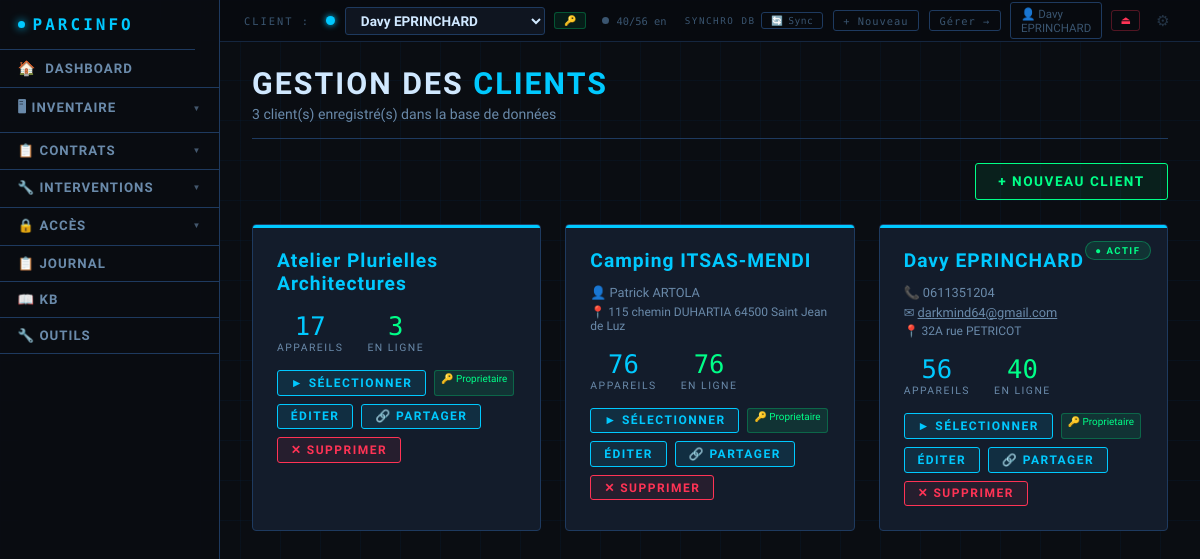
Screenshot of /clients (signed in) with the database file from the repository.
### tables this page shows
CREATE TABLE clients (
        id INTEGER PRIMARY KEY AUTOINCREMENT,
        nom TEXT NOT NULL DEFAULT '',
        contact TEXT DEFAULT '',
        telephone TEXT DEFAULT '',
        email TEXT DEFAULT '',
        adresse TEXT DEFAULT '',
        notes TEXT DEFAULT '',
        couleur TEXT DEFAULT '#00c9ff',
        date_creation TEXT DEFAULT '',
        date_maj TEXT DEFAULT '', auth_user_id INTEGER DEFAULT NULL);

### app.py (the view)
@app.route('/clients')
@login_required
def liste_clients():
    clients = get_clients()   # filtre par user + champ acces
    conn = get_db()
    for cl in clients:
        cl['nb_appareils'] = conn.execute('SELECT COUNT(*) FROM appareils WHERE client_id=?', (cl['id'],)).fetchone()[0]
        cl['nb_actifs']    = conn.execute('SELECT COUNT(*) FROM appareils WHERE client_id=? AND en_ligne=1', (cl['id'],)).fetchone()[0]
    conn.close()
    return render_template('clients.html', clients=clients, client_actif_id=get_client_id())

### app.py (called while the page is built)
@app.context_processor
def inject_auth_context():
    u = None
    uid = session.get('auth_user_id')
    if uid:
        try:
            conn = get_db()
            u = row_to_dict(conn.execute('SELECT id,login,nom,prenom,role,logo_fichier FROM auth_users WHERE id=?', (uid,)).fetchone() or {})
            conn.close()
        except Exception:
            logger.exception('Erreur inject_auth_context')
    return dict(auth_user=u)

@app.context_processor
def inject_csrf_token():
    return dict(csrf_token=_get_csrf_token())

@app.context_processor
def inject_dynamic_css():
    user = get_auth_user()
    auth_user_id = user['id'] if user else None
    dynamic_css = _generate_dynamic_css(auth_user_id=auth_user_id)
    return dict(dynamic_css=dynamic_css)

@app.before_request
def csrf_protect():
    validate_csrf_request()

@app.template_filter('type_css')
def type_css_filter(t):
    import re as _re
    if t in _TYPE_CSS_MAP:
        return _TYPE_CSS_MAP[t]
    key = _re.sub(r'[^a-z0-9]', '', str(t).lower())[:16]
    return key or 'autre'

@app.context_processor
def inject_cfg():
    types = get_liste('types_appareils')
    user = get_auth_user()
    auth_user_id = user['id'] if user else None
    cfg = cfg_all(auth_user_id=auth_user_id)
    type_badges = {}
    for t in types:
        k = type_css_filter(t)
        if k not in type_badges:
            val = cfg.get(f'type_badge_{k}', '')
            if val:
                type_badges[k] = val[:3].upper()
            else:
                type_badges[k] = _TYPE_BADGE_DEFAULTS.get(k, k[:3].upper() or 'AUT')
    return {
        'cfg': cfg,
        'types_appareils_ctx': types,
        'type_css_defaults': _TYPE_CSS_DEFAULTS,
        'type_badge_defaults': _TYPE_BADGE_DEFAULTS,
        'type_badges': type_badges,
    }

@app.before_request
def _auto_start_sync():
    global _sync_init_done
    if not _sync_init_done:
        _sync_init_done = True
        if cfg_get('db_type') == 'sync':
            _start_sync_thread()

### auth_utils.py (called while the page is built)
def get_auth_user():
    from database import get_db, row_to_dict
    uid = session.get('auth_user_id')
    if not uid:
        return None
    conn = get_db()
    u = conn.execute('SELECT * FROM auth_users WHERE id=? AND actif=1', (uid,)).fetchone()
    conn.close()
    return row_to_dict(u) if u else None

def get_csrf_token() -> str:
    if 'csrf_token' not in session:
        session['csrf_token'] = secrets.token_hex(32)
    return session['csrf_token']

### database.py (called while the page is built)
def get_local_db():
    return _local_db()

### templates/clients.html (shortened to what this page needs)
{% extends "base.html" %}
{% block content %}
<div class="page-header">
    <h1>Gestion des <span>Clients</span></h1>
    <p>{{ clients|length }} client(s) enregistré(s) dans la base de données</p>
</div>
<div class="actions-row">
    <a href="/client/nouveau" class="btn btn-success">+ Nouveau client</a>
</div>
{% if clients %}
<div class="grid-3">
    {% for cl in clients %}
    <div class="client-card">
        <div class="accent-bar" style="background: {{ cl.couleur or '#00c9ff' }};"></div>
        {% if cl.id == client_actif_id %}
        <div class="client-actif-badge">&#9679; Actif</div>
        {% endif %}
        <div class="client-nom" style="color: {{ cl.couleur or '#00c9ff' }}">{{ cl.nom }}</div>
        {% if cl.contact %}<div class="meta">&#128100; {{ cl.contact }}</div>{% endif %}
        {% if cl.telephone %}<div class="meta">&#128222; {{ cl.telephone }}</div>{% endif %}
        {% if cl.email %}<div class="meta">&#9993; <a href="mailto:{{ cl.email }}" style="color:inherit;">{{ cl.email }}</a></div>{% endif %}
        {% if cl.adresse %}<div class="meta" style="font-size:0.75rem;">&#128205; {{ cl.adresse }}</div>{% endif %}
        <div class="stats">
            <div class="stat">
                <div class="stat-n" style="color:{{ cl.couleur or '#00c9ff' }}">{{ cl.nb_appareils }}</div>
                <div class="stat-l">Appareils</div>
            </div>
            <div class="stat">
                <div class="stat-n" style="color: var(--accent-green)">{{ cl.nb_actifs }}</div>
                <div class="stat-l">En ligne</div>
            </div>
        </div>
        <div class="actions">
            <a href="/client/{{ cl.id }}/selectionner?next=/" class="btn btn-primary btn-sm">
                &#9658; Sélectionner
            </a>
            {% if cl.acces is defined %}
            <span style="font-size:.62rem;padding:2px 6px;border-radius:3px;
                {% if cl.acces == 'proprietaire' %}background:rgba(0,255,136,.1);color:var(--accent-green);border:1px solid rgba(0,255,136,.25);
                {% elif cl.acces == 'ecriture' %}background:rgba(0,201,255,.1);color:var(--accent);border:1px solid rgba(0,201,255,.25);
                {% else %}background:rgba(255,140,0,.1);color:var(--accent-orange);border:1px solid rgba(255,140,0,.25);{% endif %}">
                {% if cl.acces == 'proprietaire' %}🔑{% elif cl.acces == 'ecriture' %}✏{% else %}👁{% endif %}
                {{ cl.acces|capitalize }}
            </span>
            {% endif %}
            {% if cl.acces == 'proprietaire' %}
            <a href="/client/{{ cl.id }}/editer" class="btn btn-primary btn-sm">Éditer</a>
            <a href="/client/{{ cl.id }}/partager" class="btn btn-primary btn-sm" title="Partager ce client">🔗 Partager</a>
            {% if clients|length > 1 %}
            <form method="POST" action="/client/{{ cl.id }}/supprimer"
                  onsubmit="return confirm('Supprimer « {{ cl.nom }} » et TOUTES ses données ?')">
                <button type="submit" class="btn btn-danger btn-sm">✕ Supprimer</button>
            </form>
            {% endif %}
            {% endif %}
        </div>
    </div>
    {% endfor %}
</div>
{% else %}
<div class="card" style="text-align:center; padding:3rem;">
    <p style="color:var(--text-secondary); margin-bottom:1.5rem;">Aucun client enregistré.</p>
    <a href="/client/nouveau" class="btn btn-success">+ Créer le premier client</a>
</div>
{% endif %}
{% endblock %}

### templates/base.html (shortened to what this page needs)
<!DOCTYPE html>
<html lang="fr">
<head>
</head>
<body class="{{ 'theme-light' if cfg.get('mode') == 'light' else '' }}{{ ' nav-left' if cfg.get('nav_mode') == 'vertical' else '' }}">
<div class="client-bar">
    <span class="client-bar-label">Client :</span>
    <div class="client-select-wrap">
        {% set active_cl = clients | selectattr('id','eq', client_actif_id) | first | default(None) %}
        <span class="client-dot" style="color:{{ active_cl.couleur if active_cl else '#00c9ff' }}; background:{{ active_cl.couleur if active_cl else '#00c9ff' }};"></span>
        <select id="client-dropdown" onchange="changerClientAvecConfirmation(this)" data-current-value="{{ client_actif_id or '' }}">
            {% for cl in clients %}
            <option value="{{ cl.id }}" {% if cl.id == client_actif_id %}selected{% endif %}>{{ cl.nom }}</option>
            {% endfor %}
        </select>
        {% set acces_actif = active_cl.acces if active_cl and active_cl.acces is defined else '' %}
        {% if acces_actif %}
        <div class="topbar-acces-badge topbar-acces-{{ acces_actif }}" title="{% if acces_actif == 'proprietaire' %}Vous êtes propriétaire{% elif acces_actif == 'ecriture' %}Partagé — lecture/écriture{% elif acces_actif == 'admin' %}Accès administrateur{% else %}Partagé — lecture seule{% endif %}">
            {% if acces_actif == 'proprietaire' %}🔑{% elif acces_actif == 'ecriture' %}✏ R/W{% elif acces_actif == 'admin' %}⚙{% else %}👁{% endif %}
        </div>
        {% endif %}
    </div>
    <div class="wd-topbar idle" id="wd-global-bar">
        <span class="wd-dot"></span>
        <span id="wd-global-text">…</span>
    </div>
    <div class="client-bar-actions">
        {% if cfg.get('db_type') == 'sync' %}
        <div id="topbar-sync-wrap" style="display:flex;align-items:center;gap:.35rem;">
        {% else %}
        <div id="topbar-sync-wrap" style="display:none;align-items:center;gap:.35rem;">
        {% endif %}
            <span style="font-family:'Share Tech Mono',monospace;font-size:.58rem;letter-spacing:1.5px;
                         text-transform:uppercase;color:var(--text-muted);white-space:nowrap;">Synchro DB</span>
            <button class="topbar-sync-btn" id="topbar-sync-btn"
                    onclick="syncNow()" title="Base de données — mode synchronisation&#10;Cliquer pour synchroniser maintenant">
                <span class="topbar-sync-icon" id="topbar-sync-icon">🔄</span>
                <span id="topbar-sync-label">Sync…</span>
            </button>
        </div>
        <a href="/client/nouveau" class="client-bar-link">+ Nouveau</a>
        <a href="/clients" class="client-bar-link">Gérer →</a>
        {% if session.get('auth_user_id') %}
        <a href="/profil" style="display:flex;align-items:center;gap:.4rem;text-decoration:none;
            border:1px solid var(--border);border-radius:3px;padding:.2rem .6rem;
            font-size:.72rem;color:var(--text-muted);transition:all .15s;"
           onmouseover="this.style.borderColor='var(--accent)';this.style.color='var(--text-secondary)'"
           onmouseout="this.style.borderColor='var(--border)';this.style.color='var(--text-muted)'">
            👤 {{ session.get('auth_user_nom', 'Profil') }}
        </a>
        <a href="/logout" style="border:1px solid rgba(255,51,85,.3);border-radius:3px;padding:.2rem .5rem;
            font-size:.7rem;color:var(--accent-red);text-decoration:none;" title="Déconnexion">⏏</a>
        {% endif %}
        <button class="topbar-gear" onclick="toggleConfig()" title="Paramètres">⚙</button>
    </div>
</div>
{% set ep = request.endpoint %}
{% set inv_active = ep in ['liste_appareils','nouvel_appareil','editer_appareil','liste_peripheriques','nouveau_peripherique','editer_peripherique','parc_general','baie_brassage','page_scan','liste_plans','editer_plan'] %}
{% set contrats_active = ep in ['liste_contrats','nouveau_contrat','editer_contrat','detail_contrat'] %}
{% set secu_active = ep in ['liste_identifiants','nouvel_identifiant','editer_identifiant','liste_utilisateurs','nouvel_utilisateur','editer_utilisateur','droits_utilisateur'] %}
<nav>
    <a href="/" class="nav-brand">PARCINFO</a>
    <a href="/" {% if ep == 'index' %}class="active"{% endif %}>
        <span style="font-size:.9rem;">🏠</span> DASHBOARD
    </a>
    <div class="nav-group">
        <button class="nav-group-btn {% if inv_active %}active{% endif %}">
            🖥 Inventaire <span class="arr">▼</span>
        </button>
    </div>
    <div class="nav-group">
        <button class="nav-group-btn {% if contrats_active %}active{% endif %}">
            📋 Contrats <span class="arr">▼</span>
        </button>
    </div>
    <div class="nav-group">
        <button class="nav-group-btn {% if ep in ['liste_interventions','nouveau_intervention','detail_intervention','editer_intervention'] %}active{% endif %}">
            🔧 Interventions <span class="arr">▼</span>
        </button>
    </div>
    <div class="nav-group">
        <button class="nav-group-btn {% if secu_active %}active{% endif %}">
            🔒 Accès <span class="arr">▼</span>
        </button>
    </div>
    <a href="/historique" {% if ep == 'page_historique' %}class="active"{% endif %}>📋 Journal</a>
    <a href="/kb" {% if ep == 'page_kb' %}class="active"{% endif %}>📖 KB</a>
    <a href="/outils" {% if ep == 'page_outils' %}class="active"{% endif %}>🔧 Outils</a>
    <div class="nav-spacer"></div>
</nav>
<main>
    {% set ep = request.endpoint %}
    {% set bc = [] %}
    {% if ep in ['nouvel_appareil','editer_appareil'] %}
        {% set _ = bc.append(('Inventaire', None)) %}
        {% set _ = bc.append(('Appareils', '/appareils')) %}
        {% set _ = bc.append(('Ajouter' if ep == 'nouvel_appareil' else 'Modifier', None)) %}
    {% elif ep in ['nouveau_peripherique','editer_peripherique'] %}
        {% set _ = bc.append(('Inventaire', None)) %}
        {% set _ = bc.append(('Périphériques', '/peripheriques')) %}
        {% set _ = bc.append(('Ajouter' if ep == 'nouveau_peripherique' else 'Modifier', None)) %}
    {% elif ep in ['nouveau_contrat','editer_contrat'] %}
        {% set _ = bc.append(('Contrats', '/contrats')) %}
        {% set _ = bc.append(('Ajouter' if ep == 'nouveau_contrat' else 'Modifier', None)) %}
    {% elif ep == 'detail_contrat' %}
        {% set _ = bc.append(('Contrats', '/contrats')) %}
        {% set _ = bc.append(('Détail', None)) %}
    {% elif ep in ['nouvel_identifiant','editer_identifiant'] %}
        {% set _ = bc.append(('Accès', None)) %}
        {% set _ = bc.append(('Identifiants', '/identifiants')) %}
        {% set _ = bc.append(('Ajouter' if ep == 'nouvel_identifiant' else 'Modifier', None)) %}
    {% elif ep in ['nouvel_utilisateur','editer_utilisateur'] %}
        {% set _ = bc.append(('Accès', None)) %}
        {% set _ = bc.append(('Utilisateurs', '/utilisateurs')) %}
        {% set _ = bc.append(('Ajouter' if ep == 'nouvel_utilisateur' else 'Modifier', None)) %}
    {% elif ep == 'droits_utilisateur' %}
        {% set _ = bc.append(('Accès', None)) %}
        {% set _ = bc.append(('Utilisateurs', '/utilisateurs')) %}
        {% set _ = bc.append(('Droits', None)) %}
    {% elif ep == 'parc_general' %}
        {% set _ = bc.append(('Inventaire', None)) %}
        {% set _ = bc.append(('Parc général', None)) %}
    {% elif ep == 'baie_brassage' %}
        {% set _ = bc.append(('Inventaire', None)) %}
        {% set _ = bc.append(('Baie de brassage', None)) %}
    {% elif ep == 'page_scan' %}
        {% set _ = bc.append(('Inventaire', None)) %}
        {% set _ = bc.append(('Scan réseau', None)) %}
    {% endif %}
    {% block content %}{% endblock %}
</main>
    {% set _sk2 = [] %}
</body>
</html>

### templates/clients.html (style rules this page uses)
.client-card { background: var(--bg-card); border: 1px solid var(--border); border-radius: 4px; padding: 1.5rem; position: relative; overflow: hidden; transition: border-color 0.2s; }
.client-card .accent-bar { position: absolute; top: 0; left: 0; right: 0; height: 3px; }
.client-card .client-nom { font-family: 'Rajdhani', sans-serif; font-size: 1.2rem; font-weight: 700; letter-spacing: 1px; margin-bottom: 0.8rem; }
.client-card .meta { font-size: 0.8rem; color: var(--text-secondary); margin-bottom: 0.3rem; }
.client-card .stats { display: flex; gap: 1.5rem; margin: 1rem 0; }
.client-card .stat { text-align: center; }
.client-card .stat-n { font-family: 'Share Tech Mono', monospace; font-size: 1.6rem; }
.client-card .stat-l { font-size: 0.65rem; letter-spacing: 1.5px; text-transform: uppercase; color: var(--text-secondary); }
.client-card .actions { display: flex; gap: 0.5rem; margin-top: 1rem; flex-wrap: wrap; }
.client-actif-badge { position: absolute; top: 1rem; right: 1rem; font-size: 0.6rem; font-weight: 700; letter-spacing: 1.5px; text-transform: uppercase; padding: 0.2rem 0.6rem; border-radius: 20px; background: rgba(0,255,136,0.1); color: var(--accent-green); border: 1px solid rgba(0,255,136,0.3); }

### rows the page displays
clients: get "Davy EPRINCHARD", shows "● ACTIF", nom "Davy EPRINCHARD", telephone "0611351204", email "darkmind64@gmail.com", adresse "32A rue PETRICOT", nb_appareils "56", nb_actifs "40", acces "Proprietaire"
clients: nom "Atelier Plurielles Architectures", nb_appareils "17", nb_actifs "3", acces "Proprietaire"
clients: nom "Camping ITSAS-MENDI", contact "Patrick ARTOLA", adresse "115 chemin DUHARTIA 64500 Saint Jean de Luz", nb_appareils "76", nb_actifs "76", acces "Proprietaire"

### other values shown
{{ clients|length }} "3"
form field value "Davy EPRINCHARD"
